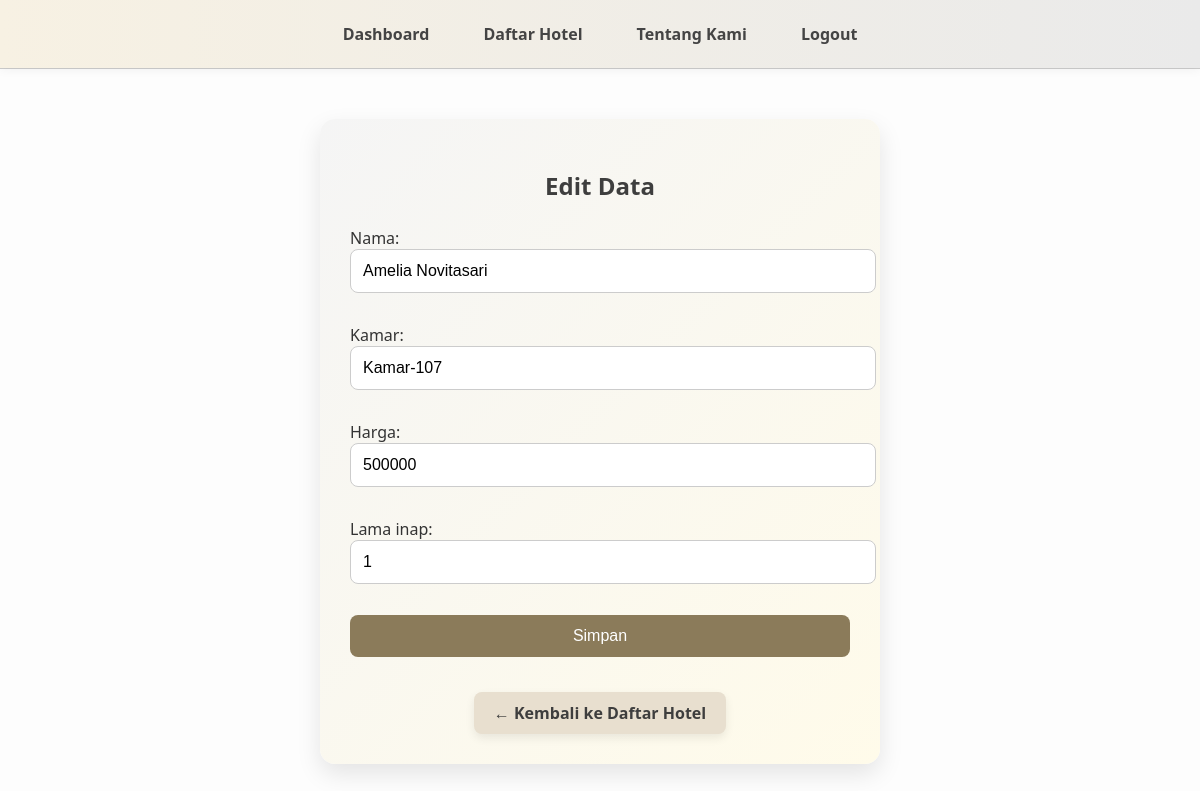
Page /hotel/edit/233/ (signed in) on the committed database.
### pendaftaran/models.py (models this page shows, shortened)
class Hotel(models.Model):
    nama = models.CharField(max_length=100)
    kamar = models.CharField(max_length=50)
    harga = models.IntegerField()
    lama_inap = models.IntegerField()

### pendaftaran/views.py (the view)
# urls.py: path('hotel/edit/<int:id>/', views.edit, name='edit'),
@login_required
def edit(request, id):
    hotel = get_object_or_404(Hotel, pk=id)
    form = HotelForm(request.POST or None, instance=hotel)
    if request.method == 'POST' and form.is_valid():
        form.save()
        return redirect('/hotel/')
    return render(request, 'hotel/form.html', {'form': form, 'judul': 'Edit Data'})

### pendaftaran/forms.py
class HotelForm(forms.ModelForm):
    class Meta:
        model = Hotel
        fields = '__all__'

### pendaftaran/templates/hotel/form.html (shortened to what this page needs)
{% extends "base.html" %}
{% block content %}
<div class="form-container">
    <h2>{{ judul }}</h2>
    <form method="post">
        {{ form.as_p }}
        <button type="submit">Simpan</button>
    </form>
    <div class="back-container">
    <a href="/hotel/" class="back-link">← Kembali ke Daftar Hotel</a>
</div>
</div>
{% endblock %}

### pendaftaran/templates/base.html (style rules this page uses)
body { margin: 0; font-family: 'Segoe UI', sans-serif; background-color: #fdfdfd; color: #333; }

### pendaftaran/templates/hotel/form.html (style rules this page uses)
.form-container { max-width: 500px; margin: 50px auto; background: linear-gradient(135deg, #f5f5f5, #fffbea); padding: 30px; border-radius: 15px; box-shadow: 0 10px 25px rgba(0,0,0,0.1); animation: fadeIn 0.5s ease; }
.form-container h2 { text-align: center; margin-bottom: 25px; font-weight: 600; color: #3e3e3e; }
.form-container input, .form-container select, .form-container button { width: 100%; padding: 12px; margin-bottom: 15px; border: 1px solid #ccc; border-radius: 8px; font-size: 16px; }
.form-container button { background-color: #8b7b5a; color: white; border: none; cursor: pointer; transition: background 0.3s ease; }
.back-container { text-align: center; margin-top: 20px; }
.back-link { display: inline-block; padding: 10px 20px; background-color: #e8dfcf; color: #3e3e3e; border-radius: 8px; text-decoration: none; font-weight: 600; box-shadow: 0 4px 10px rgba(0, 0, 0, 0.08); transition: all 0.3s ease-in-out; }

### rows in the picture
Hotel: nama "Amelia Novitasari", kamar "Kamar-107", harga "500000", lama_inap "1"

### other values in the picture
{{ judul }} "Edit Data"
